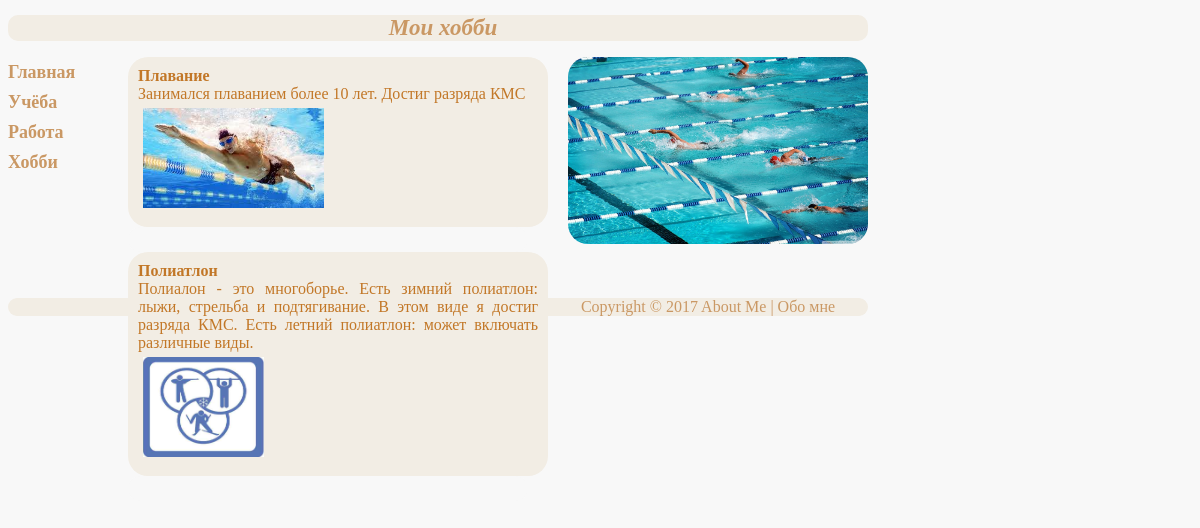
The page /hobby/ on the database its author committed.
### mainapp/models.py (models this page shows, shortened)
class Hobby(models.Model):
    hobbyname = models.CharField(verbose_name='Хобби', max_length=32, unique=True)
    hobbytext = models.TextField(verbose_name='Описание', blank=True)
    image = models.ImageField(upload_to='img', blank=True)

### mainapp/views.py (the view)
# urls.py: url(r'^hobby/$', hobby, name="hobby")
def hobby(request):
    place_of_hobby = Hobby.objects.all()
    return render_to_response("hobby.html", {'place_of_hobby': place_of_hobby})

### templates/hobby.html
{% extends "base.html" %}
{% block title %}
<div class="center">Мои хобби</div>
{% endblock %}
{% block text %}
    <div>
    {% for hobby in place_of_hobby %}
        <div>
               <b>{{hobby.hobbyname}}</b><br>
               {{hobby.hobbytext}}<br>
               <img src="{{hobby.image.url}}" height="100"/><br>
        </div>
        <div class='inline'></div>
    {% endfor %}
    </div>
    <img class="big" src="/static/hobby.jpg"/>
    <p class="hidden">текст</p>
{% endblock %}

### static/style.css (style rules this page uses)
body { background: #f8f8f8; align: center; }
img { margin: 5px; }
.big { margin: 0; width: 300px; margin-left: 20px; border-radius: 20px; }
.text div { float: left; width: 400px; display: block; border-color: lightsteelblue; border-radius: 20px; margin-right: 20px; color: #C27727; }
.text div div { display: table-cell; background-color: #F2EDE4; padding: 10px; text-align: justify; }
.text div .inline { display: table-cell; background-color: #f8f8f8; height: 5px; margin: 1px; float: none; }
.center { display: block; float: none; width: 850px; background-color: #F2EDE4; border-radius: 10px; padding-left: 10px; text-align: center; align: center; }
.hidden { color: #f8f8f8; }

### rows shown on the page
Hobby: hobbyname "Плавание", hobbytext "Занимался плаванием более 10 лет. Достиг разряда КМС", image (picture)
Hobby: hobbyname "Полиатлон", hobbytext "Полиалон - это многоборье. Есть зимний полиатлон: лыжи, стрельба и подтягивание. В этом виде я достиг разряда КМС. Есть летний полиатлон: может включать различные виды.", image (picture)
